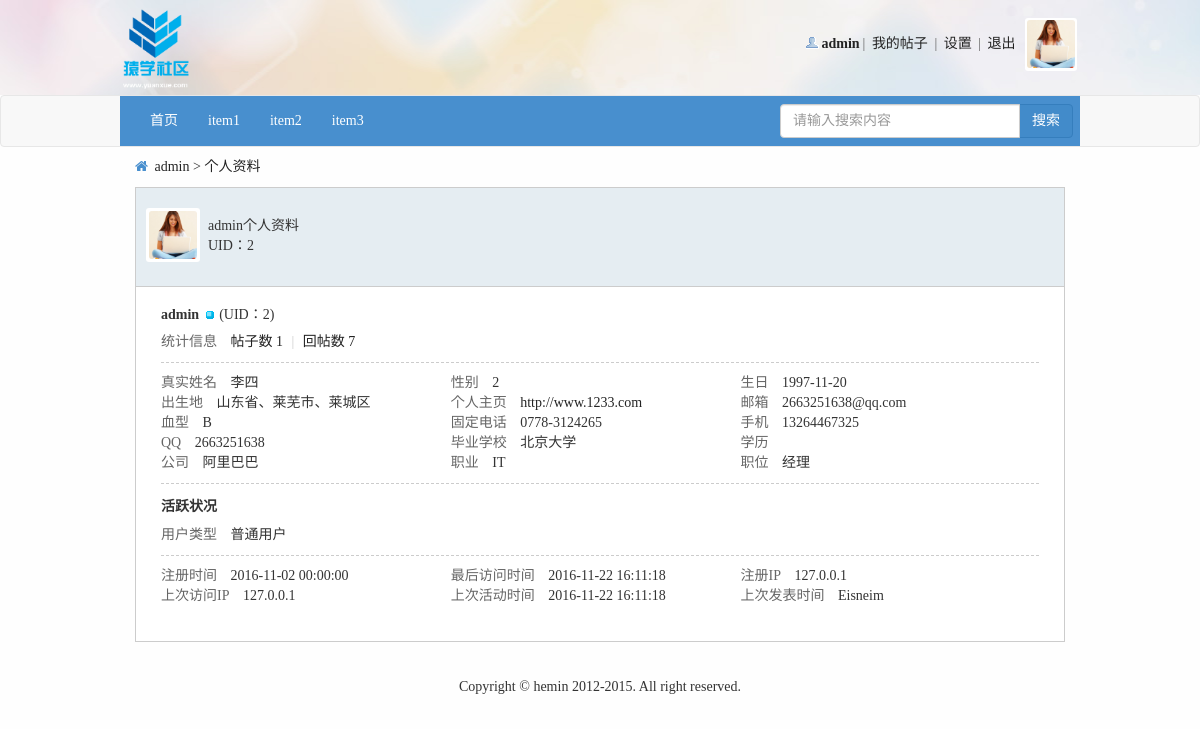
The app's page /profile.php (signed in), older data.
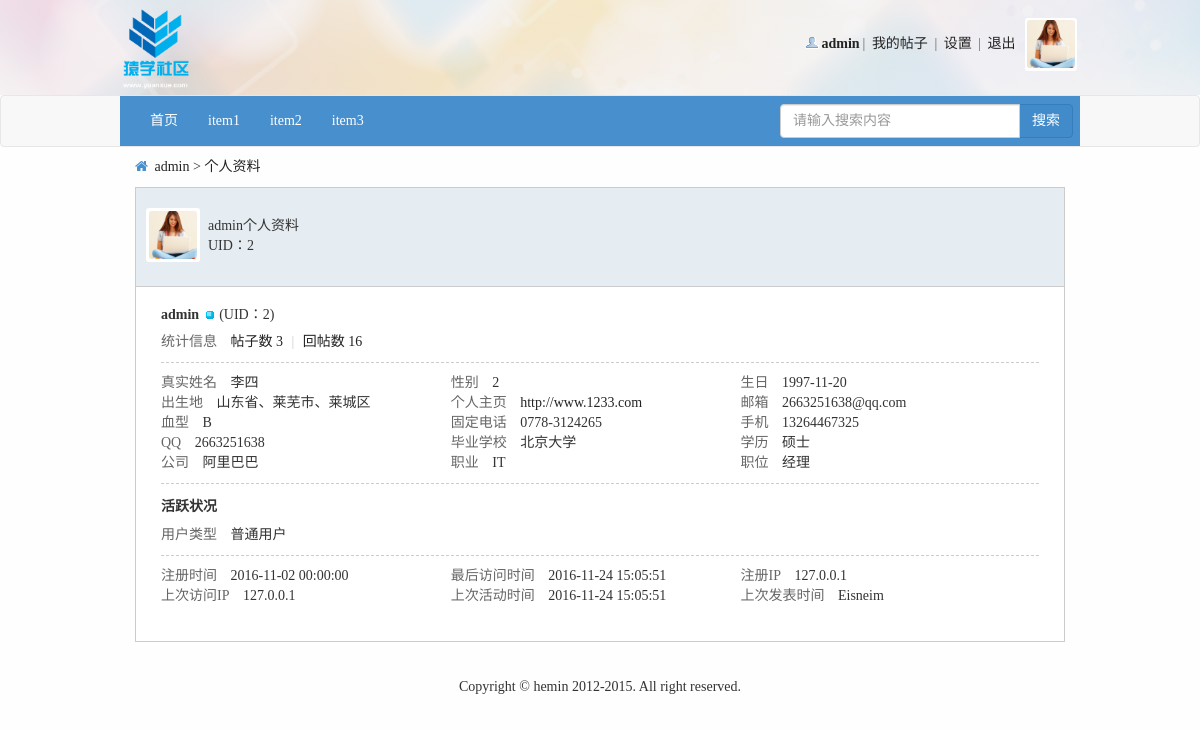
The same page, newer data.
### tables this page shows
CREATE TABLE IF NOT EXISTS `user` (
  `id` int(20) NOT NULL AUTO_INCREMENT COMMENT '唯一标识符',
  `name` varchar(200) NOT NULL COMMENT '用户名称',
  `psw` varchar(200) NOT NULL COMMENT '用户密码',
  `sex` varchar(200) NOT NULL DEFAULT '未填写' COMMENT '用户性别',
  `email` varchar(200) NOT NULL COMMENT '邮箱地址',
  `qq` varchar(200) NOT NULL DEFAULT '未填写' COMMENT '用户qq',
  `photo` varchar(200) NOT NULL COMMENT '用户头像',
  `level` int(11) NOT NULL DEFAULT '0' COMMENT '用户权限',
  `reallyName` varchar(200) NOT NULL DEFAULT '未填写' COMMENT '用户真实姓名',
  `birthday` varchar(200) NOT NULL DEFAULT '未填写' COMMENT '用户生日',
  `homeplace` varchar(200) NOT NULL DEFAULT '未填写' COMMENT '用户出生地',
  `bloodType` varchar(200) NOT NULL DEFAULT '未填写' COMMENT '用户血型',
  `fixedTel` varchar(200) NOT NULL DEFAULT '未填写' COMMENT '用户固定电话',
  `phone` varchar(200) NOT NULL DEFAULT '未填写' COMMENT '用户电话',
  `website` varchar(200) NOT NULL DEFAULT 'http://' COMMENT '用户主页',
  `school` varchar(200) NOT NULL DEFAULT '未填写' COMMENT '用户毕业学校',
  `degree` varchar(200) NOT NULL DEFAULT '未填写' COMMENT '用户学历',
  `company` varchar(200) NOT NULL DEFAULT '未填写' COMMENT '用户公司',
  `profession` varchar(200) NOT NULL DEFAULT '未填写' COMMENT '用户职业',
  `job` varchar(200) NOT NULL DEFAULT '未填写' COMMENT '用户职位',
  `income` varchar(200) NOT NULL DEFAULT '未填写' COMMENT '用户年收入',
  `registerTime` datetime NOT NULL COMMENT '注册时间',
  `lastLogin` datetime NOT NULL COMMENT '最后一次登录时间',
  PRIMARY KEY (`id`)
);

### inc/global.func.php (called while the page is built, shortened)
<?php
    function login_state($link){
        if (isset($_COOKIE['bs']['userName']) && isset($_COOKIE['bs']['psw'])){
            $sql = "select * from user where name='{$_COOKIE['bs']['userName']}' and psw='{$_COOKIE['bs']['psw']}'";
            $result = execute($link, $sql);
            if (mysqli_num_rows($result) == 1) {
                $data = fetch_array($result);
                return $data['id'];
            }else{
                return false;
            }
        }else {
            return false;
        }
    }
?>

### inc/mysql.func.php (called while the page is built, shortened)
<?php
    function execute($link, $sql){
        $result = mysqli_query($link, $sql);
        return $result;
    }
    function nums($link, $sql){
        return mysqli_num_rows(execute($link, $sql));
    }
    function fetch_array($result){
        return mysqli_fetch_assoc($result);
    }
?>

### profile.php (the view, shortened to what the changed rows need)
<!DOCTYPE html>
<html lang="en">
<head>
    <link rel="stylesheet" href="font/css/font-awesome.min.css">
    <link rel="stylesheet" href="css/bootstrap/css/bootstrap.min.css">
    <link rel="stylesheet" href="css/common.css">
    <link rel="stylesheet" href="css/profile.css">
</head>
<?php
    $link = connect();
    if(!($member_id = login_state($link))){
        promptBox("您还未登录", 5, "index.php");
        exit;
    }
    $sql_total = "select * from post where postuid={$member_id}";
    $count = nums($link, $sql_total);
    $sql_reply_total = "select * from reply where ruid={$member_id}";
    $reply_count = nums($link, $sql_reply_total);
?>
<body>
<?php include_once "inc/header.inc.php"?>
<div id="position">
    <div class="container">
        <i class="fa fa-home"></i>
        <a href="profile.php"><?php echo $res_info['name'];?></a>
        >
        <a href="register.php">个人资料</a>
    </div>
</div>
<div id="profile">
    <div class="container">
        <div class="profile-h">
            <a href="profile.php"><img src="<?php echo $img_url;?>" width="48" height="48"></a>
            <div class="info">
                <?php echo $res_info['name']?>个人资料<br>
                UID：<?php echo $res_info['id']?>
            </div>
        </div>
        <div class="person-info">
            <div class="block">
                <h2 class="mbn"><?php echo $res_info['name']?> <img src="img/ol.gif" alt=""> <span class="xw0">(UID：<?php echo $res_info['id']?>)</span></h2>
                <ul class="pbm">
                    <li>
                        <em class="xg2">统计信息</em>
                        <a href="myPost.php">帖子数 <?php echo $count;?></a>
                        <span class="pipe">|</span>
                        <a href="#">回帖数 <?php echo $reply_count;?></a>
                    </li>
                </ul>
                <ul class="pbm pf_l">
                    <li>
                        <em class="xg2">真实姓名</em>
                        <?php echo $res_info['reallyName']?>
                    </li>
                    <li>
                        <em class="xg2">性别</em>
                        <?php echo $res_info['sex']?>
                    </li>
                    <li>
                        <em class="xg2">生日</em>
                        <?php echo $res_info['birthday']?>
                    </li>
                    <li>
                        <em class="xg2">出生地</em>
                        <?php echo $res_info['homeplace']?>
                    </li>
                    <li>
                        <em class="xg2">个人主页</em>
                        <a href="#"><?php echo $res_info['website']?></a>
                    </li>
                    <li>
                        <em class="xg2">邮箱</em>
                        <?php echo $res_info['email']?>
                    </li>
                    <li>
                        <em class="xg2">血型</em>
                        <?php echo $res_info['bloodType']?>
                    </li>
                    <li>
                        <em class="xg2">固定电话</em>
                        <?php echo $res_info['fixedTel']?>
                    </li>
                    <li>
                        <em class="xg2">手机</em>
                        <?php echo $res_info['phone']?>
                    </li>
                    <li>
                        <em class="xg2">QQ</em>
                        <?php echo $res_info['qq']?>
                    </li>
                    <li>
                        <em class="xg2">毕业学校</em>
                        <?php echo $res_info['school']?>
                    </li>
                    <li>
                        <em class="xg2">学历</em>
                        <?php echo $res_info['degree']?>
                    </li>
                    <li>
                        <em class="xg2">公司</em>
                        <?php echo $res_info['company']?>
                    </li>
                    <li>
                        <em class="xg2">职业</em>
                        <?php echo $res_info['profession']?>
                    </li>
                    <li>
                        <em class="xg2">职位</em>
                        <?php echo $res_info['job']?>
                    </li>
                </ul>
            </div>
            <div class="block">
                <h2 class="mbn">活跃状况</h2>
                <ul class="pbm pf_l" style="border-bottom: none;">
                    <li>
                        <em class="xg2">注册时间</em>
                        <?php echo $res_info['registerTime']?>
                    </li>
                    <li>
                        <em class="xg2">最后访问时间</em>
                        <?php echo $res_info['lastLogin']?>
                    </li>
                    <li>
                        <em class="xg2">注册IP</em>
                        <?php echo $_SERVER['REMOTE_ADDR'];?>
                    </li>
                    <li>
                        <em class="xg2">上次访问IP</em>
                        <?php echo $_SERVER['REMOTE_ADDR'];?>
                    </li>
                    <li>
                        <em class="xg2">上次活动时间</em>
                        <?php echo $res_info['lastLogin']?>
                    </li>
                    <li>
                        <em class="xg2">上次发表时间</em>
                        Eisneim
                    </li>
                </ul>
            </div>
        </div>
    </div>
</div>
</body>
</html>

### inc/header.inc.php (shortened to what the changed rows need)
<div id="header">
    <div class="container" style="width: 960px;padding: 0;">
        <div class="info">
            <?php
                $img_url = null;
                if (isset($member_id) && $member_id) {
                    $sql_photo = "select photo from user where id={$member_id}";
                    $member_result = execute($link, $sql_photo);
                    $res_photo = fetch_array($member_result);
                    if ($res_photo['photo'] != '') {
                        $img_url = $res_photo['photo'];
                    }else{
                        $img_url = 'img/noavatar_small.gif';
                    }
                }else{
                    $img_url = 'img/noavatar_small.gif';
                }
                if(isset($member_id) && $member_id){
                    $sql_info = "select * from user where id='{$member_id}'";
                    $res_info = fetch_array(execute($link, $sql_info));
                    $html = <<<EOT
                        <ul>
                            <li class="person"><a href="profile.php"><strong>{$res_info['name']}</strong></a></li>|
                            <li><a href="myPost.php">我的帖子</a></li> |
                            <li><a href="setProfile.php">设置</a></li> |
                            <li><a class="logout" href="#">退出</a></li>
                            <li class="headpic"><a href="profile.php"><img src="{$img_url}" width="48" height="48"></a></li>
                        </ul>
EOT;
                    echo $html;
                }
            ?>
        </div>
    </div>
</div>

Row changes from the older to the newer data that the page shows:
changed user "admin": degree (not shown) → "硕士"; lastLogin "2016-11-22 16:11:18" → "2016-11-24 15:05:51"
Text that changed along with them:
$count: "1" → "3"
$reply_count: "7" → "16"
